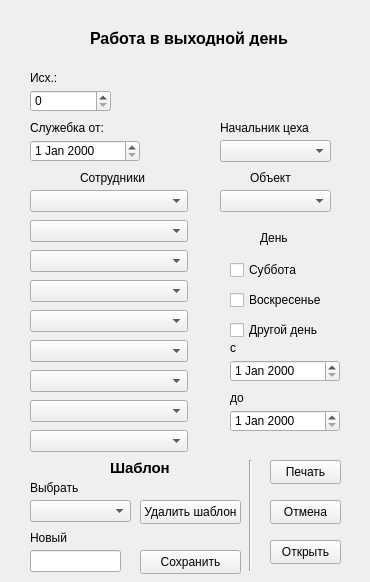
<?xml version="1.0" encoding="UTF-8"?>
<ui version="4.0">
 <class>Form</class>
 <widget class="QWidget" name="Form">
  <property name="geometry">
   <rect>
    <x>0</x>
    <y>0</y>
    <width>370</width>
    <height>582</height>
   </rect>
  </property>
  <property name="windowTitle">
   <string>Form</string>
  </property>
  <widget class="QDateEdit" name="d_from">
   <property name="enabled">
    <bool>true</bool>
   </property>
   <property name="geometry">
    <rect>
     <x>230</x>
     <y>360</y>
     <width>110</width>
     <height>22</height>
    </rect>
   </property>
  </widget>
  <widget class="QDateEdit" name="d_to">
   <property name="geometry">
    <rect>
     <x>230</x>
     <y>410</y>
     <width>110</width>
     <height>22</height>
    </rect>
   </property>
  </widget>
  <widget class="QLabel" name="label">
   <property name="geometry">
    <rect>
     <x>230</x>
     <y>340</y>
     <width>49</width>
     <height>16</height>
    </rect>
   </property>
   <property name="text">
    <string>с</string>
   </property>
  </widget>
  <widget class="QLabel" name="label_2">
   <property name="geometry">
    <rect>
     <x>230</x>
     <y>390</y>
     <width>31</width>
     <height>16</height>
    </rect>
   </property>
   <property name="text">
    <string>до</string>
   </property>
  </widget>
  <widget class="QComboBox" name="cb_object">
   <property name="geometry">
    <rect>
     <x>220</x>
     <y>190</y>
     <width>111</width>
     <height>22</height>
    </rect>
   </property>
  </widget>
  <widget class="QLabel" name="label_3">
   <property name="geometry">
    <rect>
     <x>250</x>
     <y>170</y>
     <width>49</width>
     <height>16</height>
    </rect>
   </property>
   <property name="text">
    <string>Объект</string>
   </property>
  </widget>
  <widget class="QLabel" name="label_4">
   <property name="geometry">
    <rect>
     <x>260</x>
     <y>230</y>
     <width>49</width>
     <height>16</height>
    </rect>
   </property>
   <property name="text">
    <string>День</string>
   </property>
  </widget>
  <widget class="QLabel" name="label_5">
   <property name="geometry">
    <rect>
     <x>80</x>
     <y>170</y>
     <width>101</width>
     <height>16</height>
    </rect>
   </property>
   <property name="text">
    <string>Сотрудники</string>
   </property>
  </widget>
  <widget class="QLabel" name="label_6">
   <property name="geometry">
    <rect>
     <x>90</x>
     <y>30</y>
     <width>221</width>
     <height>16</height>
    </rect>
   </property>
   <property name="font">
    <font>
     <pointsize>12</pointsize>
     <bold>true</bold>
    </font>
   </property>
   <property name="text">
    <string>Работа в выходной день</string>
   </property>
  </widget>
  <widget class="QCheckBox" name="cb_sub">
   <property name="geometry">
    <rect>
     <x>230</x>
     <y>260</y>
     <width>76</width>
     <height>20</height>
    </rect>
   </property>
   <property name="text">
    <string>Суббота</string>
   </property>
  </widget>
  <widget class="QCheckBox" name="cb_sun">
   <property name="geometry">
    <rect>
     <x>230</x>
     <y>290</y>
     <width>91</width>
     <height>20</height>
    </rect>
   </property>
   <property name="text">
    <string>Воскресенье</string>
   </property>
  </widget>
  <widget class="QCheckBox" name="cb_other">
   <property name="geometry">
    <rect>
     <x>230</x>
     <y>320</y>
     <width>101</width>
     <height>20</height>
    </rect>
   </property>
   <property name="text">
    <string>Другой день</string>
   </property>
  </widget>
  <widget class="QPushButton" name="b_ok">
   <property name="geometry">
    <rect>
     <x>270</x>
     <y>460</y>
     <width>71</width>
     <height>24</height>
    </rect>
   </property>
   <property name="text">
    <string>Печать</string>
   </property>
  </widget>
  <widget class="QPushButton" name="b_cancel">
   <property name="geometry">
    <rect>
     <x>270</x>
     <y>500</y>
     <width>71</width>
     <height>24</height>
    </rect>
   </property>
   <property name="text">
    <string>Отмена</string>
   </property>
  </widget>
  <widget class="QDateEdit" name="d_note">
   <property name="geometry">
    <rect>
     <x>30</x>
     <y>140</y>
     <width>110</width>
     <height>22</height>
    </rect>
   </property>
  </widget>
  <widget class="QLabel" name="label_7">
   <property name="geometry">
    <rect>
     <x>30</x>
     <y>120</y>
     <width>101</width>
     <height>16</height>
    </rect>
   </property>
   <property name="text">
    <string>Служебка от:</string>
   </property>
  </widget>
  <widget class="QSpinBox" name="number">
   <property name="geometry">
    <rect>
     <x>30</x>
     <y>90</y>
     <width>81</width>
     <height>22</height>
    </rect>
   </property>
  </widget>
  <widget class="QLabel" name="label_8">
   <property name="geometry">
    <rect>
     <x>30</x>
     <y>70</y>
     <width>49</width>
     <height>16</height>
    </rect>
   </property>
   <property name="text">
    <string>Исх.:</string>
   </property>
  </widget>
  <widget class="QPushButton" name="b_open">
   <property name="geometry">
    <rect>
     <x>270</x>
     <y>540</y>
     <width>71</width>
     <height>24</height>
    </rect>
   </property>
   <property name="text">
    <string>Открыть</string>
   </property>
  </widget>
  <widget class="Line" name="line">
   <property name="geometry">
    <rect>
     <x>240</x>
     <y>460</y>
     <width>20</width>
     <height>111</height>
    </rect>
   </property>
   <property name="orientation">
    <enum>Qt::Vertical</enum>
   </property>
  </widget>
  <widget class="QComboBox" name="comboBox">
   <property name="geometry">
    <rect>
     <x>30</x>
     <y>500</y>
     <width>101</width>
     <height>22</height>
    </rect>
   </property>
  </widget>
  <widget class="QLineEdit" name="lineEdit">
   <property name="geometry">
    <rect>
     <x>30</x>
     <y>550</y>
     <width>91</width>
     <height>22</height>
    </rect>
   </property>
  </widget>
  <widget class="QLabel" name="label_11">
   <property name="geometry">
    <rect>
     <x>110</x>
     <y>460</y>
     <width>91</width>
     <height>16</height>
    </rect>
   </property>
   <property name="font">
    <font>
     <pointsize>11</pointsize>
     <italic>false</italic>
     <bold>true</bold>
    </font>
   </property>
   <property name="text">
    <string>Шаблон</string>
   </property>
  </widget>
  <widget class="QLabel" name="label_10">
   <property name="geometry">
    <rect>
     <x>30</x>
     <y>480</y>
     <width>49</width>
     <height>16</height>
    </rect>
   </property>
   <property name="text">
    <string>Выбрать</string>
   </property>
  </widget>
  <widget class="QLabel" name="label_12">
   <property name="geometry">
    <rect>
     <x>30</x>
     <y>530</y>
     <width>49</width>
     <height>16</height>
    </rect>
   </property>
   <property name="text">
    <string>Новый</string>
   </property>
  </widget>
  <widget class="QPushButton" name="b_save">
   <property name="geometry">
    <rect>
     <x>140</x>
     <y>550</y>
     <width>101</width>
     <height>24</height>
    </rect>
   </property>
   <property name="text">
    <string>Сохранить</string>
   </property>
  </widget>
  <widget class="QPushButton" name="b_kill">
   <property name="geometry">
    <rect>
     <x>140</x>
     <y>500</y>
     <width>101</width>
     <height>24</height>
    </rect>
   </property>
   <property name="text">
    <string>Удалить шаблон</string>
   </property>
  </widget>
  <widget class="QComboBox" name="worker_1">
   <property name="geometry">
    <rect>
     <x>30</x>
     <y>190</y>
     <width>158</width>
     <height>22</height>
    </rect>
   </property>
  </widget>
  <widget class="QComboBox" name="worker_2">
   <property name="geometry">
    <rect>
     <x>30</x>
     <y>220</y>
     <width>158</width>
     <height>22</height>
    </rect>
   </property>
  </widget>
  <widget class="QComboBox" name="worker_3">
   <property name="geometry">
    <rect>
     <x>30</x>
     <y>250</y>
     <width>158</width>
     <height>22</height>
    </rect>
   </property>
  </widget>
  <widget class="QComboBox" name="worker_4">
   <property name="geometry">
    <rect>
     <x>30</x>
     <y>280</y>
     <width>158</width>
     <height>22</height>
    </rect>
   </property>
  </widget>
  <widget class="QComboBox" name="worker_5">
   <property name="geometry">
    <rect>
     <x>30</x>
     <y>310</y>
     <width>158</width>
     <height>22</height>
    </rect>
   </property>
  </widget>
  <widget class="QComboBox" name="worker_6">
   <property name="geometry">
    <rect>
     <x>30</x>
     <y>340</y>
     <width>158</width>
     <height>22</height>
    </rect>
   </property>
  </widget>
  <widget class="QComboBox" name="worker_7">
   <property name="geometry">
    <rect>
     <x>30</x>
     <y>370</y>
     <width>158</width>
     <height>22</height>
    </rect>
   </property>
  </widget>
  <widget class="QComboBox" name="worker_8">
   <property name="geometry">
    <rect>
     <x>30</x>
     <y>400</y>
     <width>158</width>
     <height>22</height>
    </rect>
   </property>
  </widget>
  <widget class="QComboBox" name="worker_9">
   <property name="geometry">
    <rect>
     <x>30</x>
     <y>430</y>
     <width>158</width>
     <height>22</height>
    </rect>
   </property>
  </widget>
  <widget class="QComboBox" name="cb_boss_part">
   <property name="geometry">
    <rect>
     <x>220</x>
     <y>140</y>
     <width>111</width>
     <height>22</height>
    </rect>
   </property>
  </widget>
  <widget class="QLabel" name="label_13">
   <property name="geometry">
    <rect>
     <x>220</x>
     <y>120</y>
     <width>121</width>
     <height>16</height>
    </rect>
   </property>
   <property name="text">
    <string>Начальник цеха</string>
   </property>
  </widget>
 </widget>
 <resources/>
 <connections/>
</ui>
